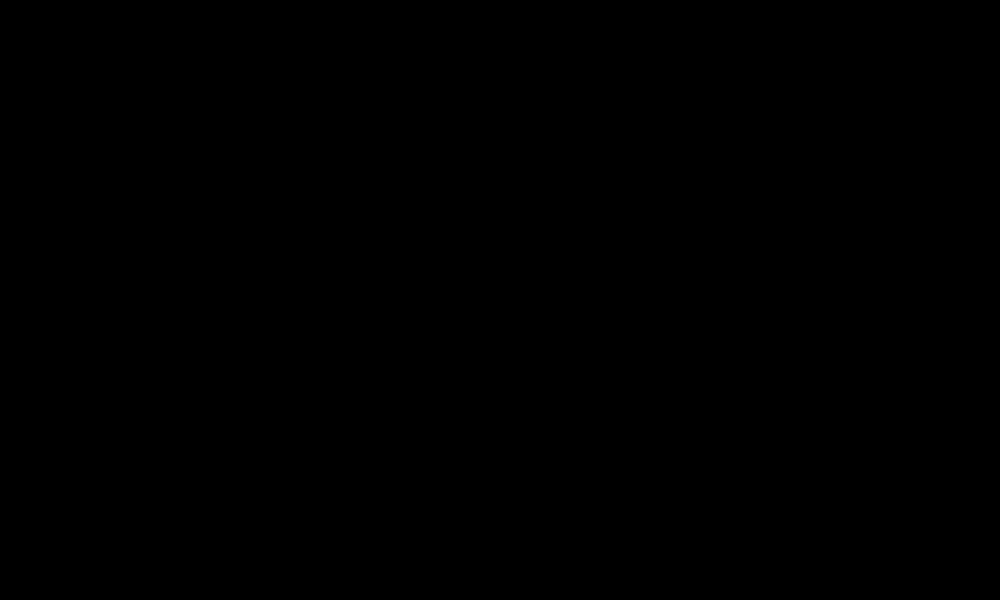
Frame 1 (no input)
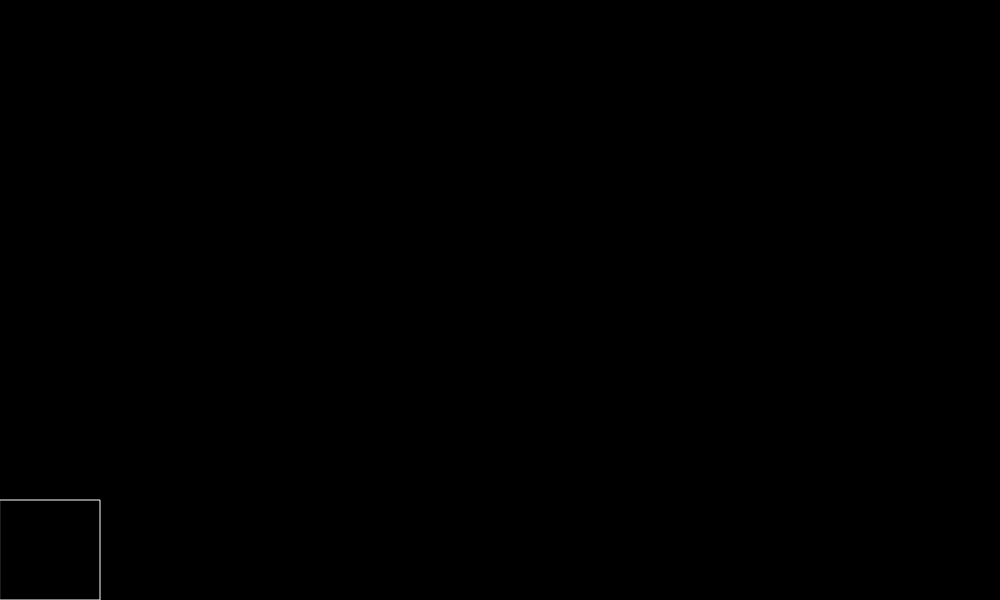
Frame 60 (no input)
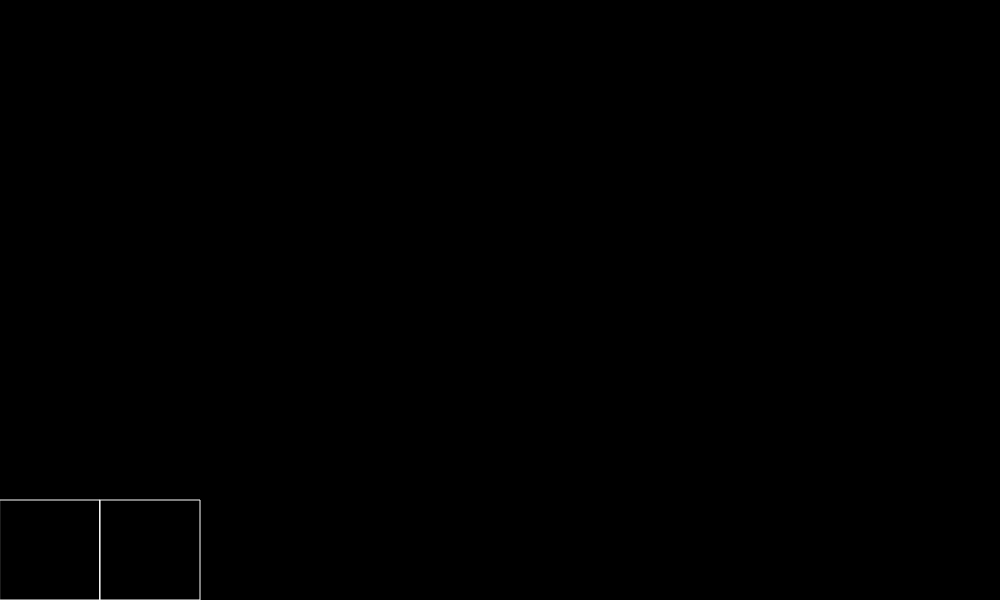
Frame 120 (the mouse pressed at the canvas centre since frame 60)

The p5.js sketch that drew these frames (run headless with seeded random() and noise() and a simulated clock; from frame 60 on, the mouse is pressed at the canvas centre):

// p5.js sketch
// ── sketch.js
let unit = 100;
let timer = 0;

function setup() {
    w = unit * 10;
    h = unit * 6;
    createCanvas(w, h);
    background('black');
}

function draw() {
    noFill();
    stroke(255);
    if (frameCount % 60 == 0) {
        timer++;
        // TODO: replae with max timer variable
        if (timer == 61){
            timer = 0;
            background('black');
        }else{
            draw_block(timer);
        }
    }
}


function draw_block(number) {
    // blocks are zero indexed
    number -= 1;
    // TODO: pass in as parameter
    blocks_per_row = 10

    row = int(number / blocks_per_row)
    y = height - unit - (row * unit);

    column = (number % blocks_per_row)
    x = column * unit;
    // console.log(row, column)
    rect(x, y, unit, unit);
}
